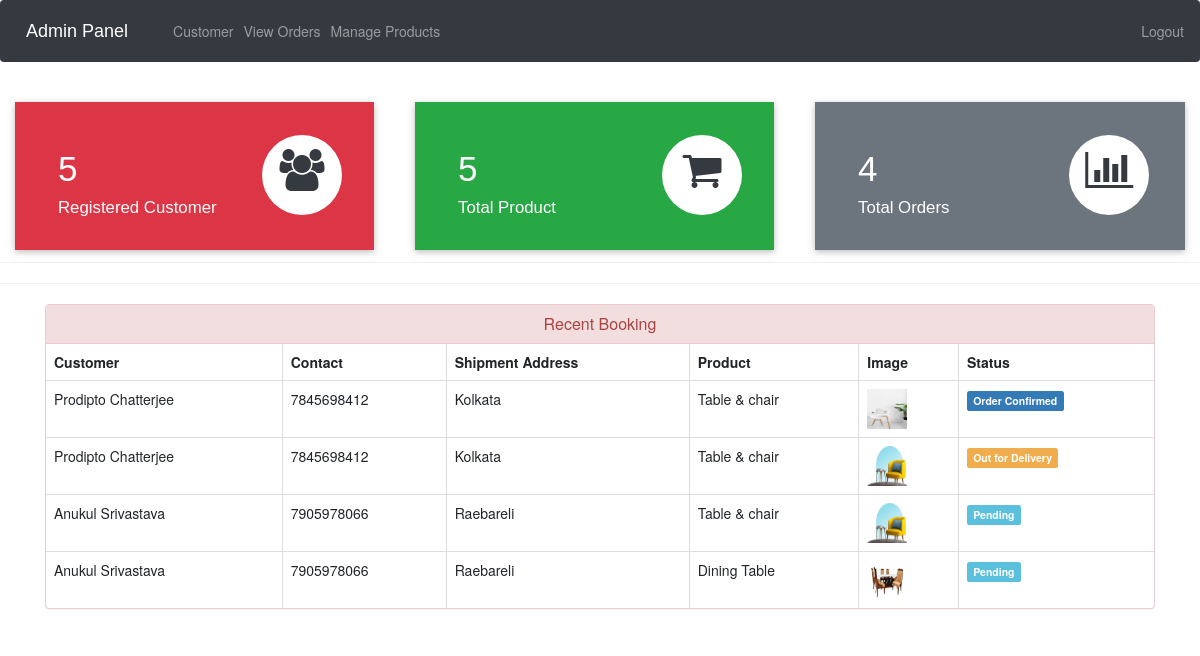
The app's page /admin-dashboard (signed in), older data.
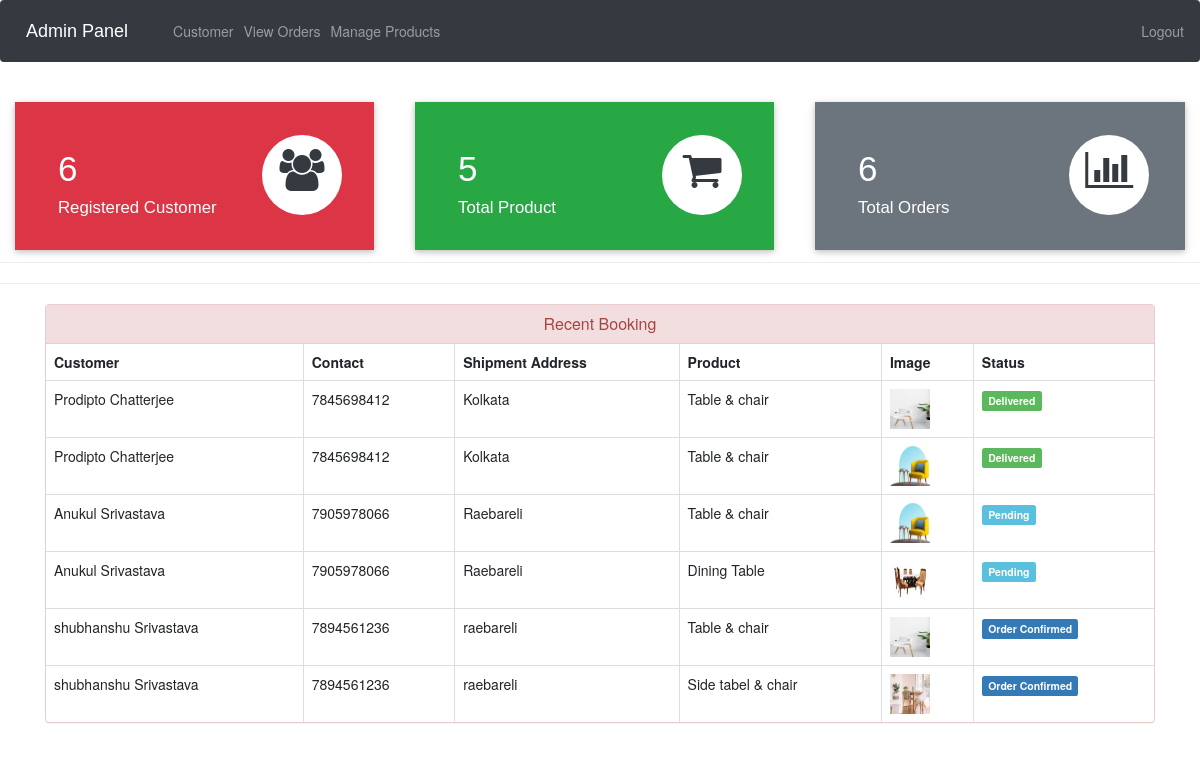
The same page, newer data.
### Ecommerce_App/models.py (models this page shows, shortened)
class Customer(models.Model):
    user=models.OneToOneField(User,on_delete=models.CASCADE)
    profile_pic= models.ImageField(upload_to='profile_pic/CustomerProfilePic/',null=True,blank=True)
    address = models.CharField(max_length=40)
    mobile = models.CharField(max_length=20,null=False)
    @property
    def get_name(self):
        return self.user.first_name+" "+self.user.last_name

class Orders(models.Model):
    STATUS =(
        ('Pending','Pending'),
        ('Order Confirmed','Order Confirmed'),
        ('Out for Delivery','Out for Delivery'),
        ('Delivered','Delivered'),
    )
    customer=models.ForeignKey('Customer', on_delete=models.CASCADE,null=True)
    product=models.ForeignKey('Product',on_delete=models.CASCADE,null=True)
    email = models.CharField(max_length=50,null=True)
    address = models.CharField(max_length=500,null=True)
    mobile = models.CharField(max_length=20,null=True)
    order_date= models.DateField(auto_now_add=True,null=True)
    status=models.CharField(max_length=50,null=True,choices=STATUS)

class Product(models.Model):
    name=models.CharField(max_length=40)
    product_image= models.ImageField(upload_to='product_image/',null=True,blank=True)
    price = models.PositiveIntegerField()
    description=models.CharField(max_length=40)

### Ecommerce_App/views.py (the view)
# urls.py: path('admin-dashboard', views.admin_dashboard_view,name='admin-dashboard'),
@login_required(login_url='adminlogin')
def admin_dashboard_view(request):
    customercount=models.Customer.objects.all().count()
    productcount=models.Product.objects.all().count()
    ordercount=models.Orders.objects.all().count()
    orders=models.Orders.objects.all()
    ordered_products=[]
    ordered_bys=[]
    for order in orders:
        ordered_product=models.Product.objects.all().filter(id=order.product.id)
        ordered_by=models.Customer.objects.all().filter(id = order.customer.id)
        ordered_products.append(ordered_product)
        ordered_bys.append(ordered_by)
    mydict={
    'customercount':customercount,
    'productcount':productcount,
    'ordercount':ordercount,
    'data':zip(ordered_products,ordered_bys,orders),
    }
    return render(request,'admin_dashboard.html',context=mydict)

### template/admin_dashboard.html
{% extends 'admin_base.html' %}
{% load static %}
{% block body %}
<br>
{%include 'admin_dashboard_cards.html'%}
<br><br><br><br><br>
<hr><hr>
<div class="container" >
    <div class="panel panel-danger" >
      <div class="panel-heading" style="text-align:center;">
        <h6 class="panel-title">Recent Booking</h6>
      </div>
      <table class="table table-hover table-bordered" id="dev-table">
        <thead>
          <tr>
            <th>Customer</th>
            <th>Contact</th>
            <th>Shipment Address</th>
            <th>Product</th>
            <th>Image</th>
            <th>Status</th>
          </tr>
        </thead>
        {% for product,customer,order in data %}
        <tr>
          {% for c in customer %}
          <td> {{c.get_name}}</td>
          <td>{{c.mobile}}</td>
          <td>{{order.address}}</td>
          {% endfor %}
          {% for p in product %}
          <td> {{p.name}}</td>
          <td> <img src="{% static p.product_image.url %}" alt="Profile Pic" height="40px" width="40px" /></td>
          {% if order.status == 'Pending'%}
          <td> <span class="label label-info">{{order.status}}</span></td>
          {% elif order.status == 'Delivered' %}
          <td> <span class="label label-success">{{order.status}}</span></td>
          {% elif order.status == 'Out for Delivery' %}
          <td> <span class="label label-warning">{{order.status}}</span></td>
          {%else%}
            <td> <span class="label label-primary">{{order.status}}</span></td>
          {%endif%}
          {% endfor %}
        </tr>
        {% endfor %}
      </table>
  </div>
</div>
{% endblock %}

### template/admin_base.html (shortened to what this page needs)
<!DOCTYPE html>
{% load static %}
<html lang="en">
<head>
  <link rel="stylesheet" href="https://stackpath.bootstrapcdn.com/bootstrap/4.3.1/css/bootstrap.min.css">
  <link rel="stylesheet" href="https://maxcdn.bootstrapcdn.com/font-awesome/4.7.0/css/font-awesome.min.css">
</head>
<body>
  <div class="bs-example">
    <nav class="navbar navbar-expand-md navbar-dark fixed-top" style="background:#343A40;">
      <a href="admin-dashboard" class="navbar-brand">Admin Panel</a>
      <div class="collapse navbar-collapse justify-content-between" id="navbarCollapse">
        <div class="navbar-nav">
          <a href="/view-customer" class="nav-item nav-link">Customer</a>
          <a href="/admin-view-booking" class="nav-item nav-link">View Orders</a>
          <a href="/admin-products" class="nav-item nav-link">Manage Products</a>
        </div>
        <div class="navbar-nav navbar-right">
          <a href="/adminlogin" class="nav-item nav-link"> Logout</a>
        </div>
      </div>
    </nav>
  </div>
  {% block body %}
  {% endblock %}
<br><br><br>
</body>
</html>

### template/admin_dashboard_cards.html (shortened to what this page needs)
{% load static %}
<!DOCTYPE html>
<html lang="en" dir="ltr">
<head>
  <link rel="stylesheet" href="https://maxcdn.bootstrapcdn.com/bootstrap/3.4.1/css/bootstrap.min.css">
  <link rel="stylesheet" href="https://cdnjs.cloudflare.com/ajax/libs/font-awesome/4.7.0/css/font-awesome.min.css">
</head>
<body>
  <div class="market-updates">
    <div class="col-md-4 market-update-gd">
      <div class="market-update-block clr-block-1">
        <div class="col-md-8 market-update-left">
          <h3>{{customercount}}</h3>
          <h4>Registered Customer</h4>
        </div>
        <div class="col-md-4 market-update-right">
          <i class="fa fa-users"></i>
        </div>
        <div class="clearfix"> </div>
      </div>
    </div>
    <div class="col-md-4 market-update-gd">
      <div class="market-update-block clr-block-2">
        <div class="col-md-8 market-update-left">
          <h3>{{productcount}}</h3>
          <h4>Total Product</h4>
        </div>
        <div class="col-md-4 market-update-right">
          <i class="fa fa-shopping-cart"></i>
        </div>
        <div class="clearfix"> </div>
      </div>
    </div>
    <div class="col-md-4 market-update-gd">
      <div class="market-update-block clr-block-3">
        <div class="col-md-8 market-update-left">
          <h3>{{ordercount}}</h3>
          <h4>Total Orders</h4>
        </div>
        <div class="col-md-4 market-update-right">
          <i class="fa fa-bar-chart"> </i>
        </div>
        <div class="clearfix"> </div>
      </div>
    </div>
  </div>
  <br><br>
</body>
</html>

### template/admin_base.html (style rules this page uses)
.bs-example { margin: 0px; }
.navbar-brand { font-size: 20px; font-family: sans-serif; }
.fa { font-size: 23px; width: 60px; text-align: center; text-decoration: none; margin: 5px 2px; border-radius: 50%; }

### template/admin_dashboard_cards.html (style rules this page uses)
.market-update-block { padding: 2em 2em; background: #999; }
.market-update-block h3 { color: #fff; font-size: 2.5em; font-family: 'Carrois Gothic', sans-serif; }
.market-update-block h4 { font-size: 1.2em; color: #fff; margin: 0.3em 0em; font-family: 'Carrois Gothic', sans-serif; }
.market-update-block.clr-block-1 { background: #DC3545; margin-right: 0.8em; box-shadow: 0 2px 5px 0 rgba(0, 0, 0, 0.16), 0 2px 10px 0 rgba(0, 0, 0, 0.12); transition: 0.5s all; -webkit-transition: 0.5s all; -moz-transition: 0.5s all; -o-transition: 0.5s all; }
.market-update-block.clr-block-2 { background: #28A745; margin-right: 0.8em; box-shadow: 0 2px 5px 0 rgba(0, 0, 0, 0.16), 0 2px 10px 0 rgba(0, 0, 0, 0.12); transition: 0.5s all; -webkit-transition: 0.5s all; -moz-transition: 0.5s all; -o-transition: 0.5s all; }
.market-update-block.clr-block-3 { background: #6C757D; box-shadow: 0 2px 5px 0 rgba(0, 0, 0, 0.16), 0 2px 10px 0 rgba(0, 0, 0, 0.12); transition: 0.5s all; -webkit-transition: 0.5s all; -moz-transition: 0.5s all; -o-transition: 0.5s all; }
.market-update-right i.fa.fa-users { font-size: 3em; color: #343A40; width: 80px; height: 80px; background: #fff; text-align: center; border-radius: 49px; -webkit-border-radius: 49px; -moz-border-radius: 49px; -o-border-radius: 49px; line-height: 1.7em; }
.market-update-right i.fa.fa-shopping-cart { font-size: 3em; color: #343A40; width: 80px; height: 80px; background: #fff; text-align: center; border-radius: 49px; -webkit-border-radius: 49px; -moz-border-radius: 49px; -o-border-radius: 49px; line-height: 1.7em; }
.market-update-right i.fa.fa-bar-chart { font-size: 3em; color: #343A40; width: 80px; height: 80px; background: #fff; text-align: center; border-radius: 49px; -webkit-border-radius: 49px; -moz-border-radius: 49px; -o-border-radius: 49px; line-height: 1.7em; }
.market-update-left { padding: 0px; }

Row changes from the older to the newer data that the page shows:
changed Orders (number 1 of 6 on the later page): status "Order Confirmed" → "Delivered"
changed Orders (number 2 of 6 on the later page): status "Out for Delivery" → "Delivered"
added Orders: address "raebareli", status "Order Confirmed", Product (name "Table & chair", product_image (picture))
added Customer: get_name "shubhanshu Srivastava", mobile "7894561236"
added Orders: address "raebareli", status "Order Confirmed"
now on this page (row unchanged): Product: name "Side tabel & chair", product_image (picture)
Text that changed along with them:
{{ customercount }}: "5" → "6"
{{ ordercount }}: "4" → "6"
